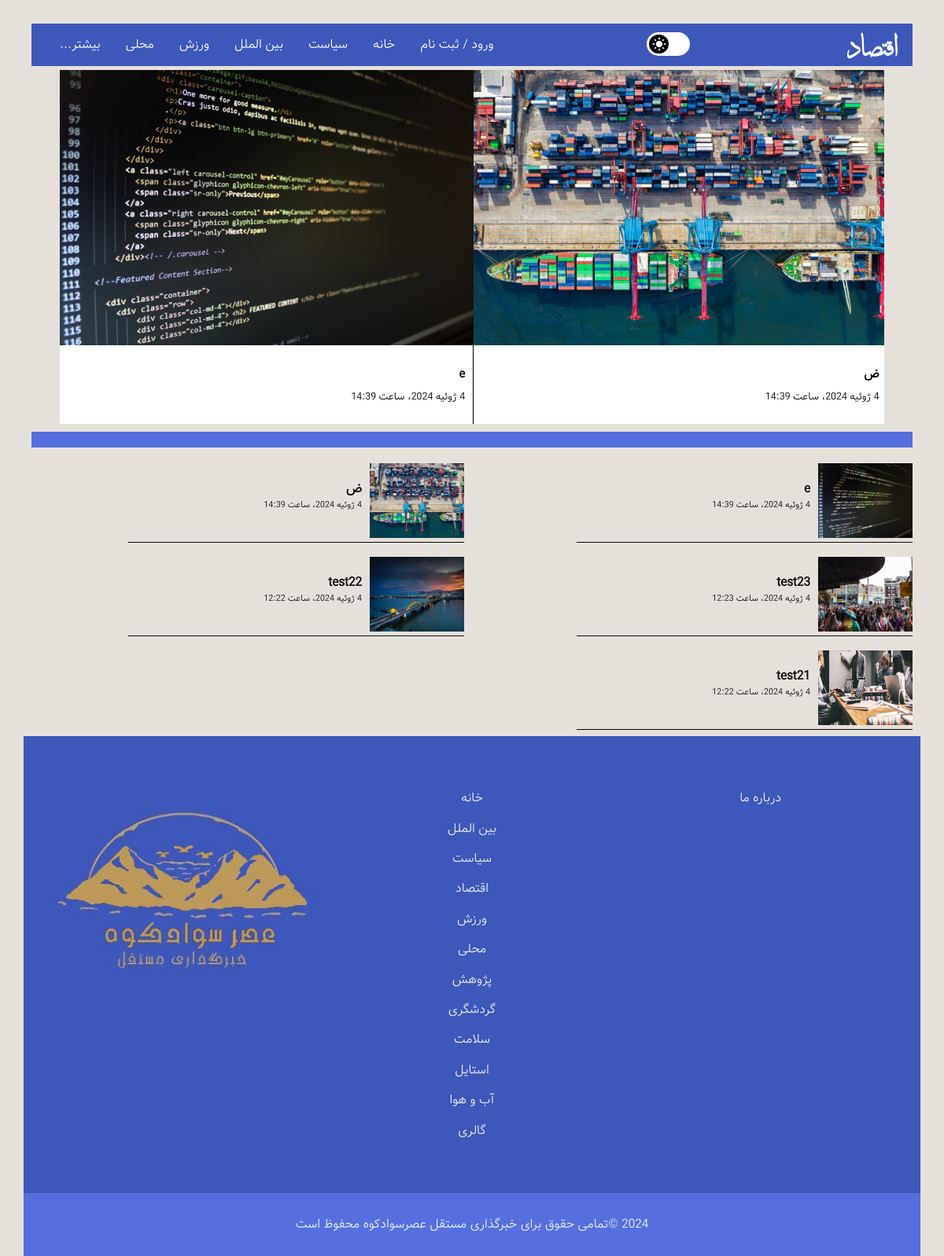
Page /economy/ on the earlier database version.
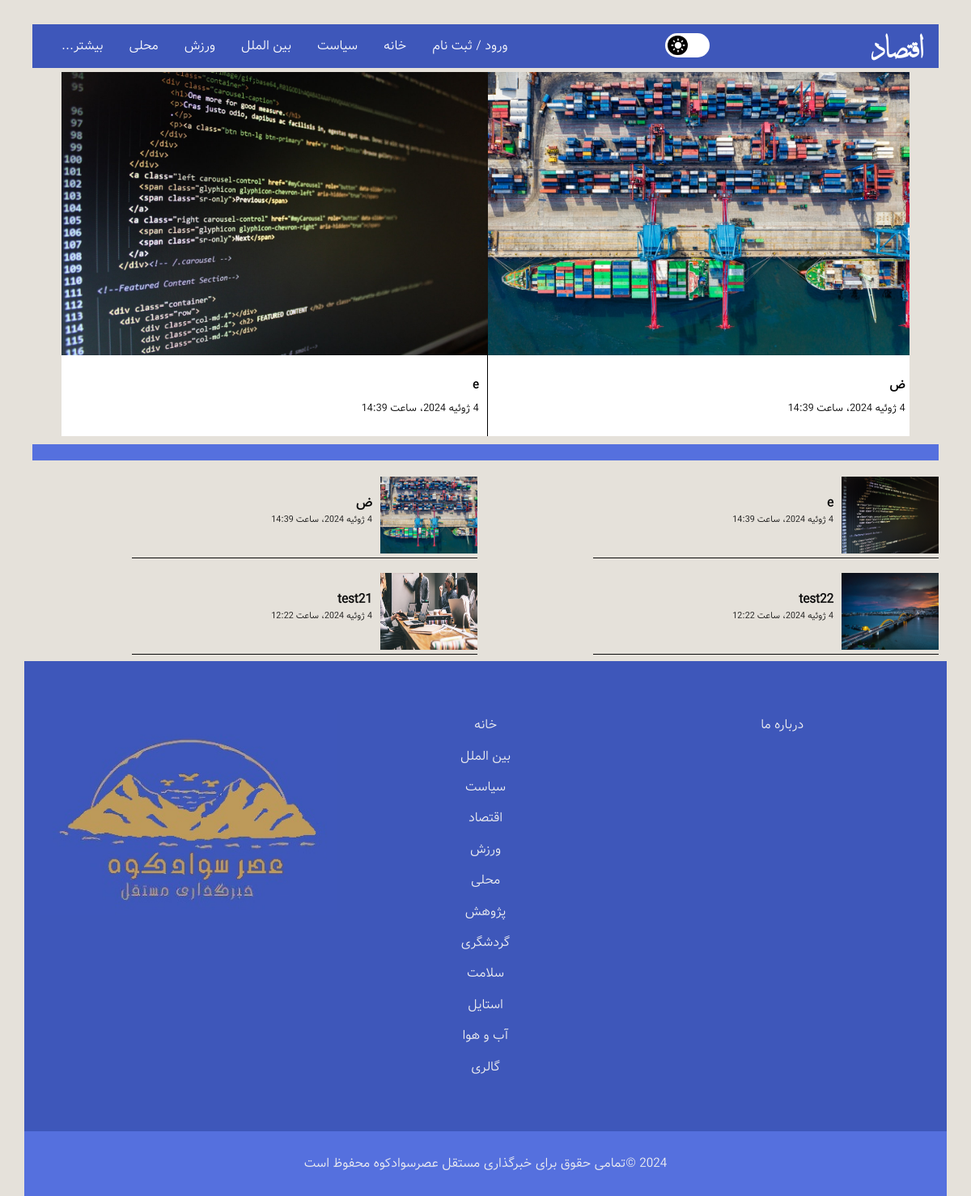
Same page on the later database version.
### news/models.py (models this page shows, shortened)
class Article(models.Model):
    title = models.CharField(max_length=200, verbose_name='عنوان')
    category = models.ForeignKey(Category, on_delete=models.CASCADE, verbose_name='دسته بندی')
    cover_image = models.ImageField(upload_to='static/images', verbose_name='تصویر کاور', null=True, blank=True)
    content = models.TextField(verbose_name='محتوا')
    author = models.CharField(max_length=200, verbose_name='نویسنده')
    created_at = models.DateTimeField(auto_now_add=True, verbose_name='تاریخ ایجاد')
    slide_show = models.BooleanField(default=False, verbose_name='نمایش خبر در اسلایدر دسته بندی')
    is_urgent = models.BooleanField(default=False, verbose_name='نمایش خبر در اسلایدر صفحه اصلی')
    slug = models.SlugField(max_length=200, db_index=True, allow_unicode=True ,verbose_name='عنوان در url')
    is_active = models.BooleanField(default=False, verbose_name='قابل مشاهده / غیرقابل مشاهده')
    class Meta:
        verbose_name = 'خبر'
        verbose_name_plural = 'اخبار'

### news/views.py (the view)
# urls.py: path('economy/', views.EconomyListView.as_view(), name='economy-page'),
class EconomyListView(ListView):
    template_name = 'news/economy.html'
    model = Article
    context_object_name = 'news'
    ordering = ['created_at']
    def get_queryset(self):
        return Article.objects.filter(category__url_title="economy").filter(is_active=True).order_by('-id')

### template/news/economy.html (shortened to what the changed rows need)
{% load static %}
<!DOCTYPE html>
<html class="no-js" lang="fa" dir="rtl">
<head>
    <link href="https://stackpath.bootstrapcdn.com/font-awesome/4.7.0/css/font-awesome.min.css" rel="stylesheet"
>
    <link rel="stylesheet" href="{% static 'css/normalize.css' %}">
    <link rel="stylesheet" href="{% static 'css/main.css' %}">
</head>
<body id="top" class="body_color">
    <div class="content-wrap main_color">
        <main class="main" role="main">
          <section class="slider">
            <div class="main_container">
                <div class="slide_container" id="slide_container">
                    <div id="slides" class="slides">
                      {% for new in news %}
                        {% if new.slide_show %}
                          <a href="{% url 'article-detail' pk=new.id  %}">
                            <div class="slide" id="slide11">
                                <img src="{{ new.cover_image.url }}">
                                <div class="news_details">
                                  <h3>{{ new.title }}</h3>
                                  <p>{{ new.created_at }}</p>
                                </div>
                            </div>
                          </a>
                        {% endif %}
                      {% endfor %}
                    </div>
                </div>
            </div>
          </section>
          <section class="news" id="container">
            <h2 class="content_color2"></h2>
            {% for new in news %}
                <div class="story">
                  <a href="{% url 'article-detail' pk=new.id  %}">
                    <div class="story-img">
                {% if new.cover_image %}
                    <img src="{{ new.cover_image.url }}" alt="">
                {% else %}
                    <img src="{% static 'images/business4.jpg' %}" alt="news">
                {% endif %}
                    </div>
                    <div class="story-headline">
                      <h3 class="color_b">{{ new.title }}</h3>
                      <p class="exact-time color_b">{{ new.created_at }}</p>
                    </div>
                  </a>
                </div>
            {% endfor %}
          </section>
        </main>
    </div>
</body>
</html>

Differences in the rows shown:
no longer on this page (row edited): Article: cover_image (picture), title "test23", created_at "4 ژوئیه 2024، ساعت 12:23"
